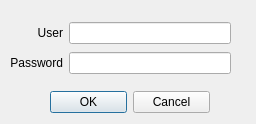
<?xml version="1.0" encoding="UTF-8"?>
<ui version="4.0">
 <class>Password</class>
 <widget class="QDialog" name="Password">
  <property name="geometry">
   <rect>
    <x>0</x>
    <y>0</y>
    <width>256</width>
    <height>124</height>
   </rect>
  </property>
  <property name="windowTitle">
   <string>Authorisation</string>
  </property>
  <widget class="QDialogButtonBox" name="buttonBox">
   <property name="geometry">
    <rect>
     <x>50</x>
     <y>90</y>
     <width>160</width>
     <height>25</height>
    </rect>
   </property>
   <property name="orientation">
    <enum>Qt::Horizontal</enum>
   </property>
   <property name="standardButtons">
    <set>QDialogButtonBox::Cancel|QDialogButtonBox::Ok</set>
   </property>
   <property name="centerButtons">
    <bool>true</bool>
   </property>
  </widget>
  <widget class="QWidget" name="layoutWidget">
   <property name="geometry">
    <rect>
     <x>10</x>
     <y>20</y>
     <width>221</width>
     <height>56</height>
    </rect>
   </property>
   <layout class="QGridLayout" name="gridLayout">
    <item row="0" column="0">
     <widget class="QLabel" name="label">
      <property name="text">
       <string>User</string>
      </property>
      <property name="alignment">
       <set>Qt::AlignRight|Qt::AlignTrailing|Qt::AlignVCenter</set>
      </property>
     </widget>
    </item>
    <item row="0" column="1">
     <widget class="QLineEdit" name="UserEdit">
      <property name="text">
       <string/>
      </property>
     </widget>
    </item>
    <item row="1" column="0">
     <widget class="QLabel" name="label_2">
      <property name="text">
       <string>Password</string>
      </property>
      <property name="alignment">
       <set>Qt::AlignRight|Qt::AlignTrailing|Qt::AlignVCenter</set>
      </property>
     </widget>
    </item>
    <item row="1" column="1">
     <widget class="QLineEdit" name="PassEdit">
      <property name="text">
       <string/>
      </property>
      <property name="echoMode">
       <enum>QLineEdit::Password</enum>
      </property>
     </widget>
    </item>
   </layout>
  </widget>
 </widget>
 <tabstops>
  <tabstop>UserEdit</tabstop>
  <tabstop>PassEdit</tabstop>
  <tabstop>buttonBox</tabstop>
 </tabstops>
 <resources/>
 <connections>
  <connection>
   <sender>buttonBox</sender>
   <signal>accepted()</signal>
   <receiver>Password</receiver>
   <slot>accept()</slot>
   <hints>
    <hint type="sourcelabel">
     <x>248</x>
     <y>254</y>
    </hint>
    <hint type="destinationlabel">
     <x>157</x>
     <y>274</y>
    </hint>
   </hints>
  </connection>
  <connection>
   <sender>buttonBox</sender>
   <signal>rejected()</signal>
   <receiver>Password</receiver>
   <slot>reject()</slot>
   <hints>
    <hint type="sourcelabel">
     <x>316</x>
     <y>260</y>
    </hint>
    <hint type="destinationlabel">
     <x>286</x>
     <y>274</y>
    </hint>
   </hints>
  </connection>
 </connections>
</ui>
